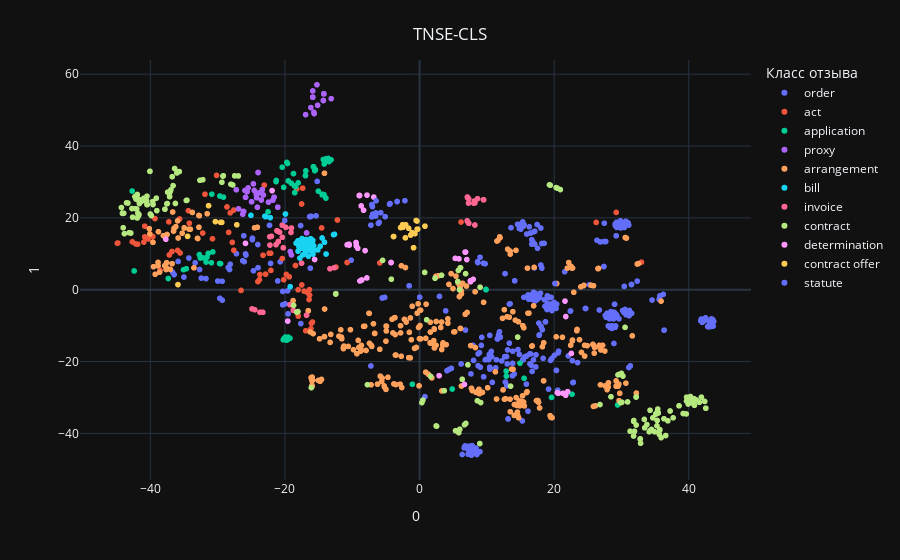

Notebook code cell kept with this figure:
### Code cell
build_scatter(df, projections, 'TNSE-CLS')
